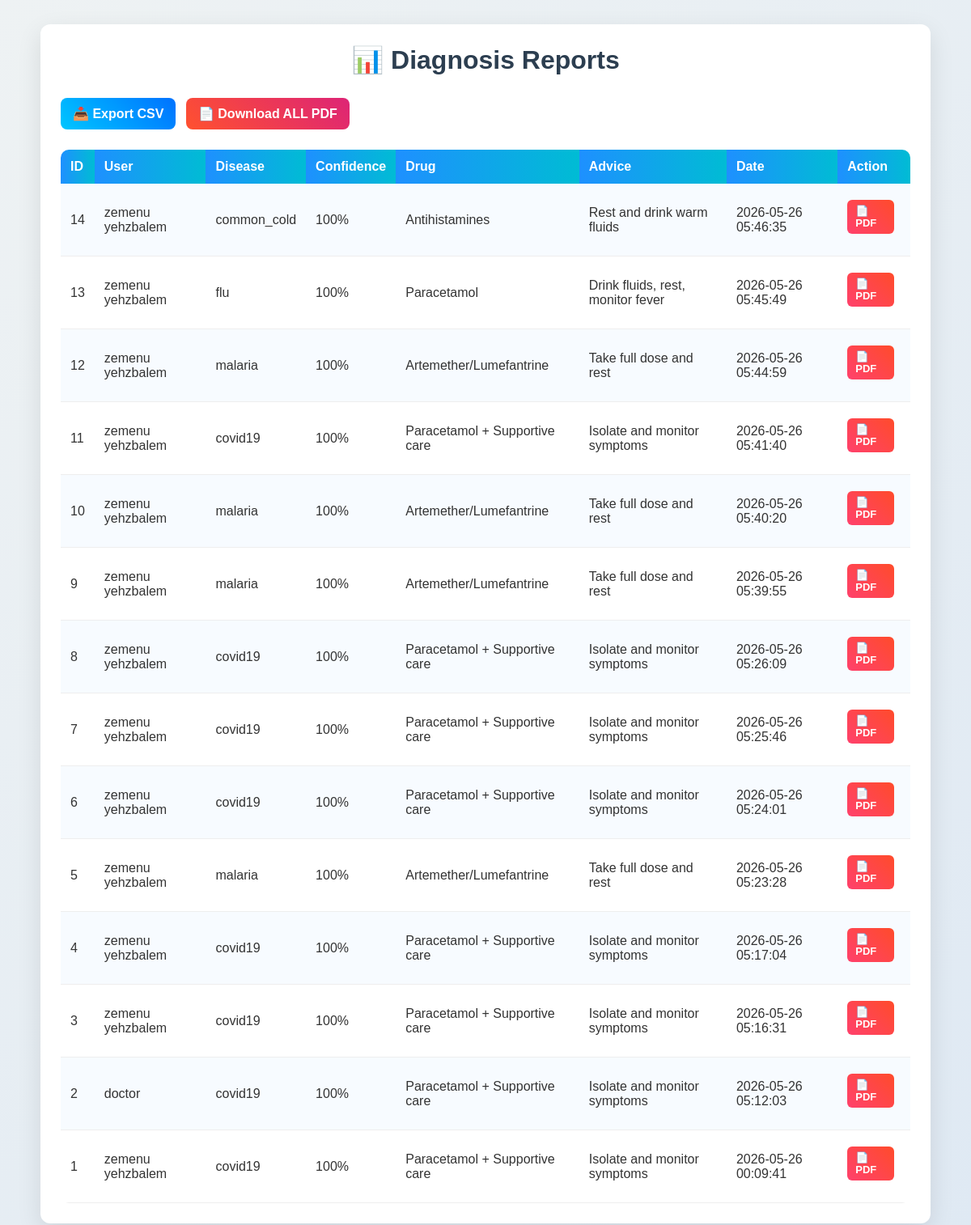
Screenshot of /admin/reports (signed in) with the database file from the repository.
### tables this page shows
CREATE TABLE diagnosis_history (
        id INTEGER PRIMARY KEY AUTOINCREMENT,
        user_id INTEGER,
        disease TEXT,
        confidence INTEGER,
        drug_name TEXT,
        advice TEXT,
        created_at TIMESTAMP DEFAULT CURRENT_TIMESTAMP
    );

CREATE TABLE users (
    id INTEGER PRIMARY KEY AUTOINCREMENT,
    name TEXT,
    email TEXT UNIQUE,
    password TEXT,
    role TEXT DEFAULT 'user',
    created_at TIMESTAMP DEFAULT CURRENT_TIMESTAMP
);

### app.py (the view)
@app.route("/admin/reports")
def admin_reports():
    if not is_admin():
        return redirect("/login")
    conn = get_connection()
    cur = conn.cursor()
    cur.execute("""
        SELECT dh.id,
               u.name AS user_name,
               dh.disease,
               dh.confidence,
               dh.drug_name,
               dh.advice,
               dh.created_at
        FROM diagnosis_history dh
        JOIN users u ON dh.user_id = u.id
        ORDER BY dh.created_at DESC
    """)
    reports = cur.fetchall()
    conn.close()
    return render_template("admin/reports.html", reports=reports)

### app.py (called while the page is built)
def is_admin():
    return session.get("role") == "admin"

### database/database.py (called while the page is built)
def get_connection():
    conn = sqlite3.connect(DB_PATH)
    conn.row_factory = sqlite3.Row
    return conn

### templates/admin/reports.html (shortened to what this page needs)
<!DOCTYPE html>
<html>
<head>
    <link rel="stylesheet" href="{{ url_for('static', filename='css/reports.css') }}">
</head>
<body>
<div class="container">
    <h1>📊 Diagnosis Reports</h1>
    <a href="/admin/export_reports_csv">📥 Export CSV</a>
    <a href="/admin/export_all_reports_pdf">
    📄 Download ALL PDF
</a>
    <table>
        <tr>
            <th>ID</th>
            <th>User</th>
            <th>Disease</th>
            <th>Confidence</th>
            <th>Drug</th>
            <th>Advice</th>
            <th>Date</th>
            <th>Action</th>
        </tr>
        {% for r in reports %}
        <tr>
            <td>{{ r.id }}</td>
            <td>{{ r.user_name }}</td>
            <td>{{ r.disease }}</td>
            <td>{{ r.confidence }}%</td>
            <td>{{ r.drug_name }}</td>
            <td>{{ r.advice }}</td>
            <td>{{ r.created_at }}</td>
            <td>
                <a href="/admin/export_report_pdf/{{ r.id }}">
                    📄 PDF
                </a>
            </td>
        </tr>
        {% endfor %}
    </table>
</div>
</body>
</html>

### static/css/reports.css (style rules this page uses)
* { margin: 0; padding: 0; box-sizing: border-box; font-family: Arial, sans-serif; }
body { background: linear-gradient(135deg, #eef2f3, #dfe9f3); padding: 30px; }
.container { max-width: 1100px; margin: auto; background: #fff; padding: 25px; border-radius: 12px; box-shadow: 0 10px 30px rgba(0,0,0,0.1); }
h1 { text-align: center; margin-bottom: 20px; color: #2c3e50; }
.container a { display: inline-block; margin: 8px 8px 15px 0; padding: 10px 15px; text-decoration: none; font-weight: bold; border-radius: 8px; transition: 0.3s ease; }
a[href*="export_reports_csv"] { background: linear-gradient(45deg, #00c6ff, #0072ff); color: white; }
a[href*="export_all_reports_pdf"] { background: linear-gradient(45deg, #ff512f, #dd2476); color: white; }
table { width: 100%; border-collapse: collapse; margin-top: 10px; border-radius: 10px; overflow: hidden; }
th { background: linear-gradient(90deg, #1e90ff, #00bcd4); color: white; padding: 12px; text-align: left; }
td { padding: 12px; border-bottom: 1px solid #eee; color: #333; }
tr:nth-child(even) { background: #f7fbff; }
td a[href*="export_report_pdf"] { background: linear-gradient(45deg, #ff416c, #ff4b2b); color: white; padding: 6px 10px; border-radius: 6px; font-size: 13px; }

### rows the page displays
diagnosis_history: id "14", user_name "zemenu yehzbalem", disease "common_cold", confidence "100", drug_name "Antihistamines", advice "Rest and drink warm fluids", created_at "2026-05-26 05:46:35"
diagnosis_history: id "13", user_name "zemenu yehzbalem", disease "flu", confidence "100", drug_name "Paracetamol", advice "Drink fluids, rest, monitor fever", created_at "2026-05-26 05:45:49"
diagnosis_history: id "12", user_name "zemenu yehzbalem", disease "malaria", confidence "100", drug_name "Artemether/Lumefantrine", advice "Take full dose and rest", created_at "2026-05-26 05:44:59"
diagnosis_history: id "11", user_name "zemenu yehzbalem", disease "covid19", confidence "100", drug_name "Paracetamol + Supportive care", advice "Isolate and monitor symptoms", created_at "2026-05-26 05:41:40"
diagnosis_history: id "10", user_name "zemenu yehzbalem", disease "malaria", confidence "100", drug_name "Artemether/Lumefantrine", advice "Take full dose and rest", created_at "2026-05-26 05:40:20"
diagnosis_history: id "9", user_name "zemenu yehzbalem", disease "malaria", confidence "100", drug_name "Artemether/Lumefantrine", advice "Take full dose and rest", created_at "2026-05-26 05:39:55"
diagnosis_history: id "8", user_name "zemenu yehzbalem", disease "covid19", confidence "100", drug_name "Paracetamol + Supportive care", advice "Isolate and monitor symptoms", created_at "2026-05-26 05:26:09"
diagnosis_history: id "7", user_name "zemenu yehzbalem", disease "covid19", confidence "100", drug_name "Paracetamol + Supportive care", advice "Isolate and monitor symptoms", created_at "2026-05-26 05:25:46"
diagnosis_history: id "6", user_name "zemenu yehzbalem", disease "covid19", confidence "100", drug_name "Paracetamol + Supportive care", advice "Isolate and monitor symptoms", created_at "2026-05-26 05:24:01"
diagnosis_history: id "5", user_name "zemenu yehzbalem", disease "malaria", confidence "100", drug_name "Artemether/Lumefantrine", advice "Take full dose and rest", created_at "2026-05-26 05:23:28"
diagnosis_history: id "4", user_name "zemenu yehzbalem", disease "covid19", confidence "100", drug_name "Paracetamol + Supportive care", advice "Isolate and monitor symptoms", created_at "2026-05-26 05:17:04"
diagnosis_history: id "3", user_name "zemenu yehzbalem", disease "covid19", confidence "100", drug_name "Paracetamol + Supportive care", advice "Isolate and monitor symptoms", created_at "2026-05-26 05:16:31"
diagnosis_history: id "2", user_name "doctor", disease "covid19", confidence "100", drug_name "Paracetamol + Supportive care", advice "Isolate and monitor symptoms", created_at "2026-05-26 05:12:03"
diagnosis_history: id "1", user_name "zemenu yehzbalem", disease "covid19", confidence "100", drug_name "Paracetamol + Supportive care", advice "Isolate and monitor symptoms", created_at "2026-05-26 00:09:41"
